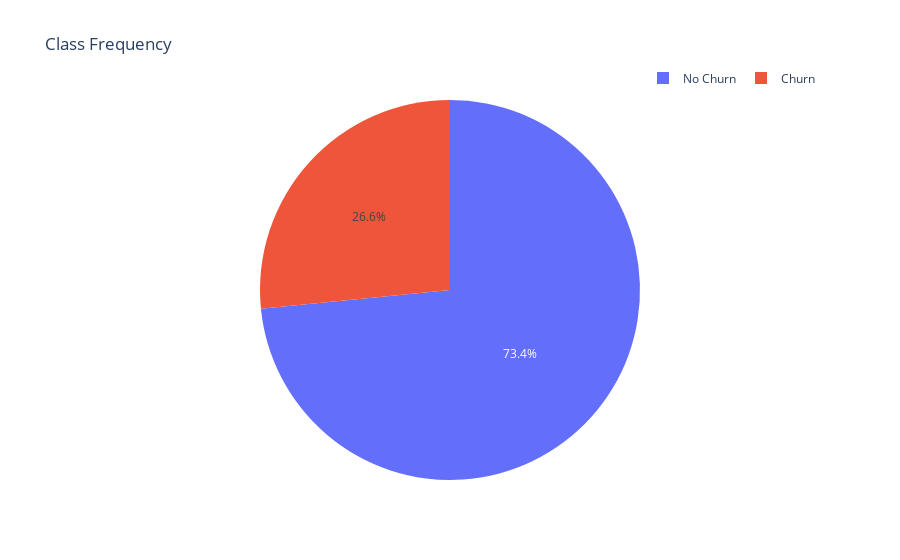

The cell this chart's notebook holds for it:
### Markdown cell above
# Target Frequency

### Code cell
class_frequency = merged_df['churn_target'].value_counts()
print('Checking frequency:')
print(class_frequency)

#class_frequency.plot.pie(autopct='%.2f',textprops={'fontsize':12}, colors=['cyan', 'teal']) # calls for upsampling 'rare' or churn target values (26.58%)

labels = ['No Churn', 'Churn']
fig = px.pie(class_frequency, values='count', names=labels, title='Class Frequency')
fig.update_layout(legend=dict(
    orientation="h",
    yanchor="bottom",
    y=1.02,
    xanchor="right",
    x=1
))

fig.show()

### Figure 1 — Plotly figure (JSON) as saved in the notebook; plotly's stock layout.template omitted (floating-point values rounded to 4 significant figures)
{"data": [{"domain": {"x": [0, 1], "y": [0, 1]}, "hovertemplate": "label=%{label}<br>count=%{value}<extra></extra>", "labels": ["No Churn", "Churn"], "legendgroup": "", "name": "", "showlegend": true, "type": "pie", "values": [5163, 1869]}], "layout": {"legend": {"orientation": "h", "tracegroupgap": 0, "x": 1, "xanchor": "right", "y": 1.02, "yanchor": "bottom"}, "title": {"text": "Class Frequency"}}}
